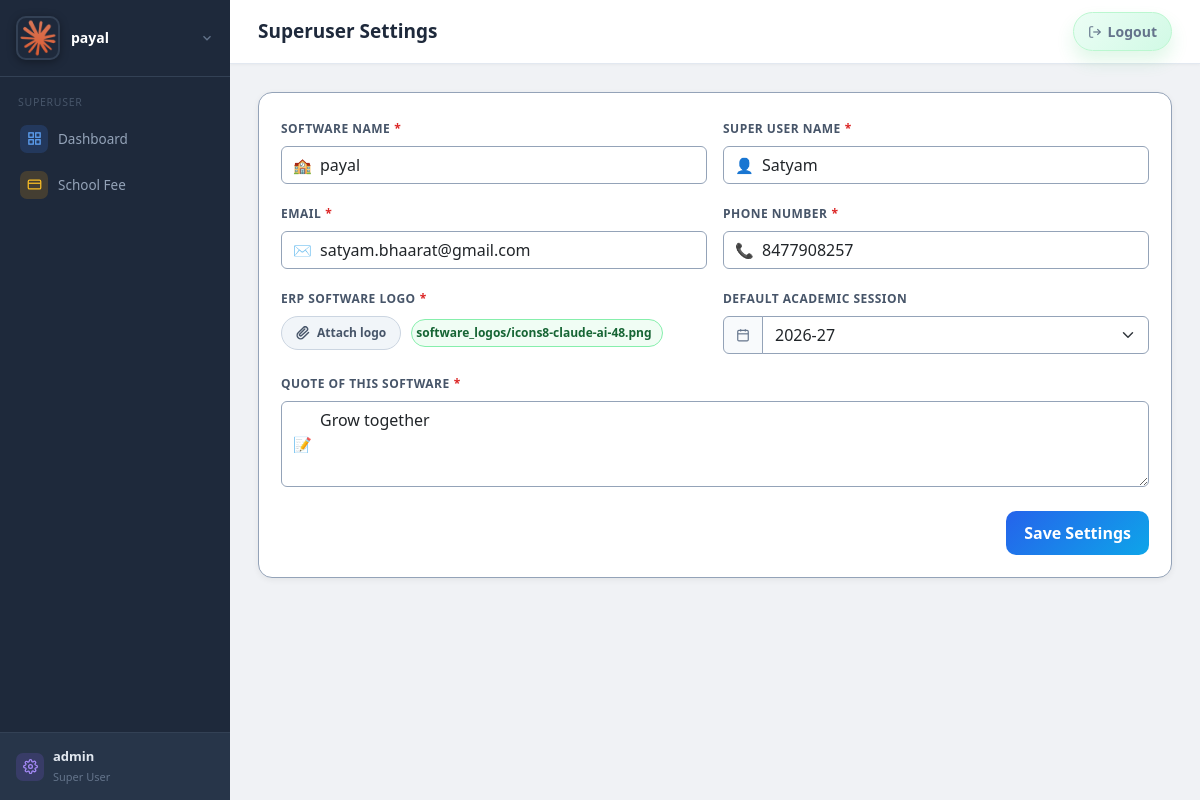
The app's page /super/settings/ (signed in) with its own data.
### core/models.py (models this page shows, shortened)
class SuperUserSettings(models.Model):
    software_name = models.CharField(max_length=150, default='SchoolERP')
    superuser_name = models.CharField(max_length=150, blank=True)
    superuser_email = models.EmailField(blank=True)
    superuser_phone = models.CharField(max_length=20, blank=True)
    logo = models.ImageField(upload_to='software_logos/', blank=True, null=True)
    organization_address = models.TextField(blank=True)
    notes = models.TextField(blank=True)
    default_session = models.CharField(max_length=20, blank=True, default='',
                                       help_text='Default academic session shown on superuser dashboard and school fee pages.')
    updated_at = models.DateTimeField(auto_now=True)
    @classmethod
    def get_solo(cls):
        obj = cls.objects.order_by('pk').first()
        if obj:
            return obj
        return cls.objects.create()

class User(AbstractUser):
    SUPERUSER = 'superuser'
    SCHOOL_ADMIN = 'school_admin'
    ROLES = [(SUPERUSER, 'Super User'), (SCHOOL_ADMIN, 'School Admin')]
    role = models.CharField(max_length=20, choices=ROLES, default=SCHOOL_ADMIN)
    school = models.ForeignKey(School, on_delete=models.CASCADE, null=True, blank=True)
    def is_super(self):
        return self.role == self.SUPERUSER

### core/views.py (the view)
# urls.py: path('super/settings/', views.super_settings, name='super_settings'),
@super_only
def super_settings(request):
    settings_obj = SuperUserSettings.get_solo()
    if request.method == 'POST':
        form = SuperUserSettingsForm(request.POST, request.FILES, instance=settings_obj)
        if form.is_valid():
            instance = form.save(commit=False)
            if not request.FILES.get('logo'):
                instance.logo = settings_obj.logo
            raw_session = request.POST.get('default_session', '').strip()
            instance.default_session = raw_session
            instance.save()
            settings_obj = SuperUserSettings.get_solo()
            messages.success(request, 'Settings saved successfully.')
            return redirect('super_settings')
        else:
            messages.error(request, 'Could not save settings. Please check the highlighted fields.')
    else:
        form = SuperUserSettingsForm(instance=settings_obj)
    session_choices = get_academic_session_choices(past_years=5, future_years=10)
    saved_session = settings_obj.default_session or ''
    if saved_session and saved_session not in [v for v, _ in session_choices]:
        session_choices.insert(0, (saved_session, saved_session))
    return render(request, 'superuser/settings.html', {
        'form': form,
        'settings_obj': settings_obj,
        'session_choices': session_choices,
        'selected_session': saved_session,
    })

### core/context_processors.py (called while the page is built)
def software_branding(request):
    try:
        app_settings = SuperUserSettings.get_solo()
    except (OperationalError, ProgrammingError):
        app_settings = None
    return {
        'app_settings': app_settings,
        'current_tenant': getattr(request, 'tenant', None),
    }

### core/session_utils.py (called while the page is built)
def get_session_start_year(reference_date=None, session_start_month='april'):
    date_obj = reference_date or timezone.localdate()
    start_cal = MONTH_TO_CAL.get(session_start_month, 4)
    return date_obj.year if date_obj.month >= start_cal else date_obj.year - 1

def format_academic_session(start_year):
    return f"{start_year}-{(start_year + 1) % 100:02d}"

def get_academic_session_choices(past_years=2, future_years=10, reference_date=None, session_start_month='april'):
    start_year = get_session_start_year(reference_date, session_start_month)
    return [
        (format_academic_session(start_year + offset), format_academic_session(start_year + offset))
        for offset in range(-past_years, future_years + 1)
    ]

### core/views.py (called while the page is built)
def super_only(fn):
    @wraps(fn)
    def wrap(request, *args, **kwargs):
        if not request.user.is_authenticated or not request.user.is_super():
            return redirect('login')
        return fn(request, *args, **kwargs)
    return wrap

### templates/superuser/settings.html (shortened to what this page needs)
{% extends 'base.html' %}
{% block page_title %}Superuser Settings{% endblock %}
{% block content %}
<div class="ss-wrap">
  <div class="ss-card">
    <div class="ss-body">
      <form method="post" enctype="multipart/form-data" class="row g-3">
        <div class="col-md-6">
          <label class="form-label">Software Name<span class="required">*</span></label>
          <div class="field-wrap">
            <span class="field-icon">🏫</span>
            {{ form.software_name }}
          </div>
        </div>
        <div class="col-md-6">
          <label class="form-label">Super User Name<span class="required">*</span></label>
          <div class="field-wrap">
            <span class="field-icon">👤</span>
            {{ form.superuser_name }}
          </div>
        </div>
        <div class="col-md-6">
          <label class="form-label">Email<span class="required">*</span></label>
          <div class="field-wrap">
            <span class="field-icon">✉️</span>
            {{ form.superuser_email }}
          </div>
        </div>
        <div class="col-md-6">
          <label class="form-label">Phone Number<span class="required">*</span></label>
          <div class="field-wrap">
            <span class="field-icon">📞</span>
            {{ form.superuser_phone }}
          </div>
        </div>
        <div class="col-md-6">
          <label class="form-label">ERP Software Logo<span class="required">*</span></label>
          <div class="logo-attach-row">
            <span class="logo-attach-btn" onclick="document.getElementById('logo-input').click()">
              <svg width="14" height="14" viewBox="0 0 24 24" fill="none" stroke="currentColor" stroke-width="2.5" stroke-linecap="round" stroke-linejoin="round"><path d="M21.44 11.05l-9.19 9.19a6 6 0 01-8.49-8.49l9.19-9.19a4 4 0 015.66 5.66L9.42 16.4a2 2 0 01-2.83-2.83l8.49-8.48"/></svg>
              Attach logo
            </span>
            {% if settings_obj.logo %}
            <div class="logo-chip">
              <span class="logo-chip-name">{{ settings_obj.logo.name }}</span>
            </div>
            {% endif %}
          </div>
        </div>
        <div class="col-md-6">
          <label class="form-label">Default Academic Session</label>
          <div class="input-group field-group">
            <span class="input-group-text">
              <svg width="14" height="14" fill="none" stroke="currentColor" stroke-width="2" viewBox="0 0 24 24"><rect x="3" y="4" width="18" height="18" rx="2"/><line x1="16" y1="2" x2="16" y2="6"/><line x1="8" y1="2" x2="8" y2="6"/><line x1="3" y1="10" x2="21" y2="10"/></svg>
            </span>
            <select name="default_session" id="id_default_session" class="form-select">
              {% for val, label in session_choices %}
                <option value="{{ val }}" {% if val == selected_session %}selected{% endif %}>{{ label }}</option>
              {% endfor %}
            </select>
          </div>
        </div>
        <div class="col-md-12">
          <label class="form-label">Quote of this software<span class="required">*</span></label>
          <div class="field-wrap">
            <span class="field-icon">📝</span>
            {{ form.organization_address }}
          </div>
        </div>
        <div class="col-12 d-flex justify-content-end pt-2">
          <button type="submit" class="btn btn-save">Save Settings</button>
        </div>
      </form>
    </div>
  </div>
</div>
{% endblock %}

### templates/base.html (shortened to what this page needs)
{% load static %}
<!DOCTYPE html>
<html lang="en">
<head>
<link rel="stylesheet" href="{% static 'css/style.css' %}">
<link rel="stylesheet" href="https://cdn.jsdelivr.net/npm/bootstrap@5.3.3/dist/css/bootstrap.min.css">
</head>
<body>
<div class="sidebar">
  <div class="brand" id="brand-profile">
    <button type="button" class="brand-trigger" onclick="toggleBrandProfile(event)" aria-expanded="false" aria-controls="brand-profile-menu">
      <div class="brand-inner">
        {% if app_settings and app_settings.logo %}
          <img src="{{ app_settings.logo.url }}" alt="{{ app_settings.software_name|default:'SchoolERP' }}" class="brand-logo">
        {% else %}
          <div class="brand-logo-fallback">
            <svg width="22" height="22" fill="none" stroke="#fff" stroke-width="2" viewBox="0 0 24 24"><path d="M3 9l9-7 9 7v11a2 2 0 0 1-2 2H5a2 2 0 0 1-2-2z"/><polyline points="9 22 9 12 15 12 15 22"/></svg>
          </div>
        {% endif %}
        <div class="brand-text">
          <div class="brand-name">{{ app_settings.software_name|default:'SchoolERP' }}</div>
        </div>
        <svg class="brand-chevron" width="14" height="14" fill="none" stroke="currentColor" stroke-width="2.2" viewBox="0 0 24 24"><polyline points="6 9 12 15 18 9"/></svg>
      </div>
    </button>
  </div>
  <nav>
    {% if user.is_super %}
      <div class="nav-section">Superuser</div>
      <a href="{% url 'super_dashboard' %}" {% if request.resolver_match.url_name == 'super_dashboard' %}class="active"{% endif %}>
        <span class="ni ni-blue"><svg width="15" height="15" fill="none" stroke="currentColor" stroke-width="2" viewBox="0 0 24 24"><rect x="3" y="3" width="7" height="7"/><rect x="14" y="3" width="7" height="7"/><rect x="3" y="14" width="7" height="7"/><rect x="14" y="14" width="7" height="7"/></svg></span>
        Dashboard
      </a>
      <a href="{% url 'super_school_fee_dashboard' %}" {% if request.resolver_match.url_name == 'super_school_fee_dashboard' or request.resolver_match.url_name == 'super_collect_fee' %}class="active"{% endif %}>
        <span class="ni ni-amber"><svg width="15" height="15" fill="none" stroke="currentColor" stroke-width="2" viewBox="0 0 24 24"><rect x="2" y="5" width="20" height="14" rx="2"/><line x1="2" y1="10" x2="22" y2="10"/></svg></span>
        School Fee
      </a>
    {% endif %}
  </nav>
  {% if not user.is_super %}
  <a href="{% url 'config_view' %}" class="user-info {% if request.resolver_match.url_name == 'config_view' %}active{% endif %}">
    <span class="ni ni-purple"><svg width="15" height="15" fill="none" stroke="currentColor" stroke-width="2" viewBox="0 0 24 24"><circle cx="12" cy="12" r="3"/><path d="M19.4 15a1.65 1.65 0 0 0 .33 1.82l.06.06a2 2 0 0 1-2.83 2.83l-.06-.06a1.65 1.65 0 0 0-1.82-.33 1.65 1.65 0 0 0-1 1.51V21a2 2 0 0 1-4 0v-.09A1.65 1.65 0 0 0 9 19.4a1.65 1.65 0 0 0-1.82.33l-.06.06a2 2 0 0 1-2.83-2.83l.06-.06A1.65 1.65 0 0 0 4.68 15a1.65 1.65 0 0 0-1.51-1H3a2 2 0 0 1 0-4h.09A1.65 1.65 0 0 0 4.6 9a1.65 1.65 0 0 0-.33-1.82l-.06-.06a2 2 0 0 1 2.83-2.83l.06.06A1.65 1.65 0 0 0 9 4.68a1.65 1.65 0 0 0 1-1.51V3a2 2 0 0 1 4 0v.09a1.65 1.65 0 0 0 1 1.51 1.65 1.65 0 0 0 1.82-.33l.06-.06a2 2 0 0 1 2.83 2.83l-.06.06A1.65 1.65 0 0 0 19.4 9a1.65 1.65 0 0 0 1.51 1H21a2 2 0 0 1 0 4h-.09a1.65 1.65 0 0 0-1.51 1z"/></svg></span>
    Settings
  </a>
  {% else %}
  <a href="{% url 'super_settings' %}" class="user-info {% if request.resolver_match.url_name == 'super_settings' %}active{% endif %}">
    <span class="ni ni-purple"></span>
    <div class="user-details">
      <strong>{{ user.username }}</strong>
      <small>{{ user.get_role_display }}</small>
    </div>
  </a>
  {% endif %}
</div>
<div class="main">
  <div class="topbar">
    <h1>{% block page_title %}Dashboard{% endblock %}</h1>
    <div class="topbar-right">
      <a class="topbar-logout" href="{% url 'logout' %}">
        <svg width="14" height="14" fill="none" stroke="currentColor" stroke-width="2" viewBox="0 0 24 24"><path d="M9 21H5a2 2 0 0 1-2-2V5a2 2 0 0 1 2-2h4"/><polyline points="16 17 21 12 16 7"/><line x1="21" y1="12" x2="9" y2="12"/></svg>
        Logout
      </a>
    </div>
  </div>
  <div class="content">
    {% block content %}{% endblock %}
  </div>
</div>
</body>
</html>

### static/css/style.css (style rules this page uses)
* { box-sizing: border-box; margin: 0; padding: 0; }
body { font-family: 'Segoe UI', sans-serif; background: #f0f2f5; color: #333; }
.sidebar { position: fixed; top: 0; left: 0; height: 100vh; width: 230px; background: #1e293b; color: #cbd5e1; display: flex; flex-direction: column; }
.main { margin-left: 230px; min-height: 100vh; }
.topbar { background: #fff; padding: 14px 28px; display: flex; align-items: center; justify-content: space-between; border-bottom: 1px solid #e2e8f0; }
.topbar h1 { font-size: 20px; font-weight: 600; }
.topbar a { color: #64748b; text-decoration: none; font-size: 14px; }
.content { padding: 28px; }
.btn { display: inline-block; padding: 8px 16px; border-radius: 6px; font-size: 13px; font-weight: 500; cursor: pointer; border: none; text-decoration: none; transition: opacity .2s; }

### templates/superuser/settings.html (style rules this page uses)
.ss-wrap { display: grid; gap: 20px; }
.ss-card { background: #fff; border: 1.5px solid #94a3b8; border-radius: 14px; box-shadow: 0 2px 6px rgba(0,0,0,.06); overflow: hidden; }
.ss-body { padding: 22px; }
.form-label { font-size: 12px; font-weight: 700; color: #475569; text-transform: uppercase; letter-spacing: .04em; }
.form-control, .form-select { border-color: #94a3b8; }
.field-wrap { position: relative; }
.field-icon { position: absolute; left: 12px; top: 50%; transform: translateY(-50%); font-size: 15px; pointer-events: none; z-index: 2; }
.field-wrap .form-control { padding-left: 38px; }
.field-wrap textarea.form-control { padding-left: 38px; }
.field-group .input-group-text { background: #f8fafc; border-color: #94a3b8; color: #64748b; }
.logo-attach-row { display: flex; align-items: center; gap: 10px; flex-wrap: wrap; }
.logo-attach-btn { display: inline-flex; align-items: center; gap: 7px; padding: 7px 14px; background: #f1f5f9; border: 1.5px solid #cbd5e1; border-radius: 20px; font-size: 12px; font-weight: 600; color: #475569; cursor: pointer; transition: background .15s, border-color .15s, color .15s; white-space: nowrap; user-select: none; }
.logo-chip { display: inline-flex; align-items: center; gap: 8px; padding: 4px 10px 4px 4px; background: #f0fdf4; border: 1.5px solid #86efac; border-radius: 20px; font-size: 12px; font-weight: 600; color: #166534; max-width: 100%; }
.logo-chip-name { overflow: hidden; text-overflow: ellipsis; white-space: nowrap; max-width: 260px; }
.btn-save { background: linear-gradient(135deg, #2563eb, #0ea5e9); border: none; color: #fff; border-radius: 10px; font-weight: 700; padding: 10px 18px; }
.required { color: #dc2626; font-weight: 700; margin-left: 4px; }

### records on screen
SuperUserSettings: logo (picture), software_name "payal", superuser_name "Satyam", superuser_email "satyam.bhaarat@gmail.com", superuser_phone "8477908257", logo.name "software_logos/icons8-claude-ai-48.png", default_session "2026-27", organization_address "Grow together"
User: username "admin", role "Super User"
